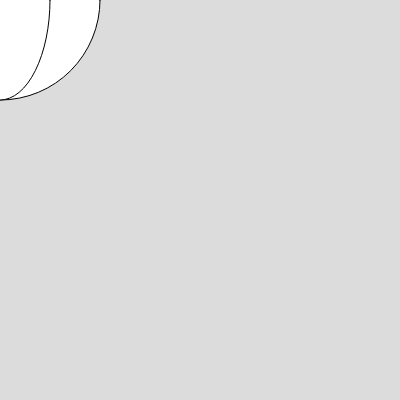
Frame 1 (no input)
Frame 60 (no input): identical to frame 1, image omitted
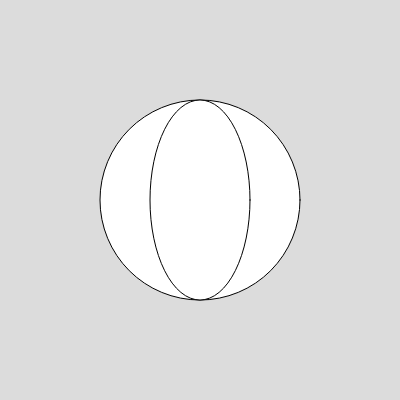
Frame 120 (the mouse pressed at the canvas centre since frame 60)

The p5.js sketch that drew these frames (run headless with seeded random() and noise() and a simulated clock; from frame 60 on, the mouse is pressed at the canvas centre):

// p5.js sketch
// ── sketch.js
function setup() {
  createCanvas(400, 400);
}

function draw() {
  background(220);
  ellipse(mouseX, mouseY, 200, 200);
  ellipse(mouseX, mouseY, 100, 200)
}
